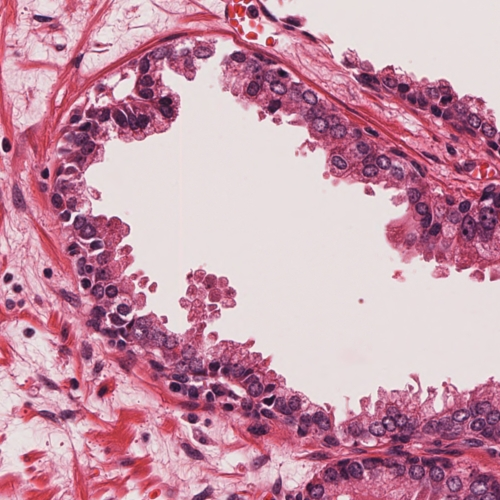
%> input picture Digital-Image-Processing-MATLAB/ts1.jpg, 500 x 500 px
$ octave Contrast_Stretching.m   (GNU Octave 9; MATLAB toolbox functions it lacks are replaced by stand-ins)
%> lines starting %> are read from the running program, lines starting %| are printed output that depends on the picture
% Contrast Stretching (Min-Max Normalization)
I = imread('ts1.jpg');
%> I is the input picture: size 500x500x3 uint8; mean R, G, B 201, 150.5, 170.3
G = rgb2gray(I);
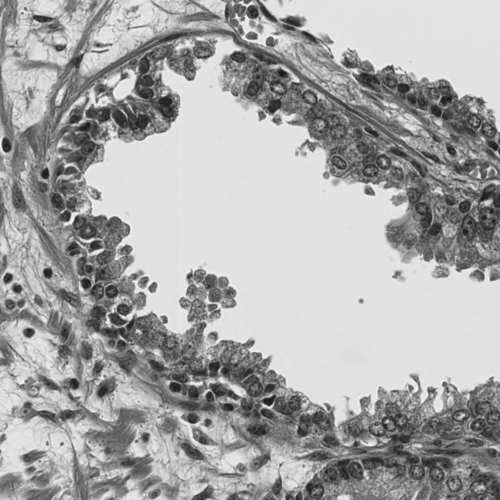
%> G: size 500x500 uint8; min 21, max 244, mean 167.9

Gd = im2double(G);
rmin = min(Gd(:));
%> rmin = 0.0824
rmax = max(Gd(:));
%> rmax = 0.957

S = (Gd - rmin) / max(eps, (rmax - rmin));
S8 = uint8(S * 255);

figure;
subplot(1,2,1);
imshow(G); title('Original Gray');

subplot(1,2,2);
imshow(S8); title('Contrast Stretched');

imwrite(S8, 'ContrastStretch.jpg');

$ run again, with Digital-Image-Processing-MATLAB/ts10.jpg copied over Digital-Image-Processing-MATLAB/ts1.jpg
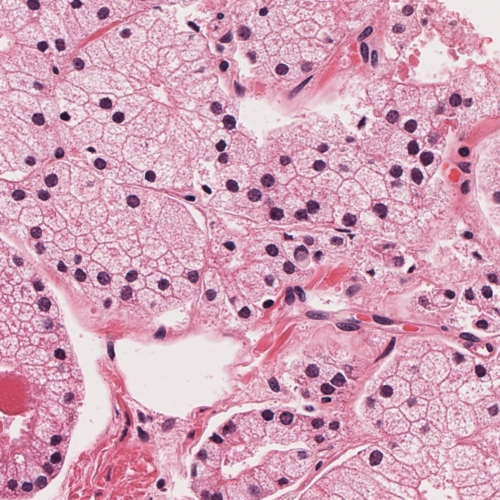
%> input picture Digital-Image-Processing-MATLAB/ts10.jpg, 500 x 500 px
%> I is the input picture: size 500x500x3 uint8; mean R, G, B 212, 162.6, 185.2
%> `G = rgb2gray(I);`:
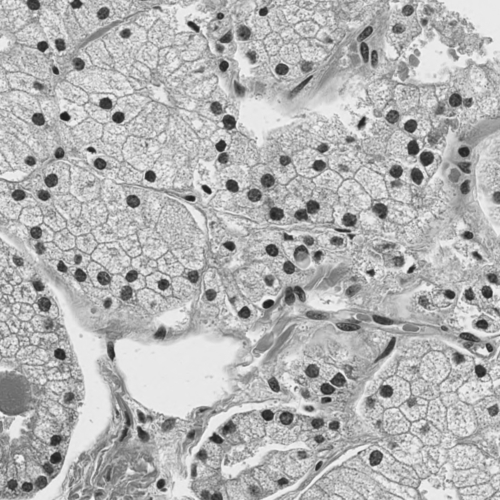
%> G: size 500x500 uint8; min 28, max 246, mean 180
%> rmin = 0.11
%> rmax = 0.965
%> `S = (Gd - rmin) / max(eps, (rmax - rmin));`:
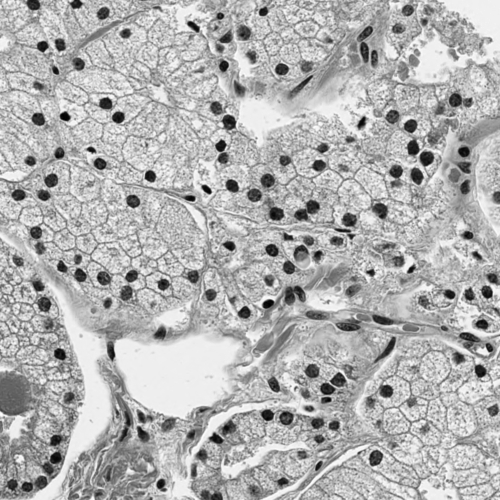
%> S: size 500x500 double; min 0, max 1, mean 0.697

$ run again, with Digital-Image-Processing-MATLAB/ttrrr.png saved as Digital-Image-Processing-MATLAB/ts1.jpg
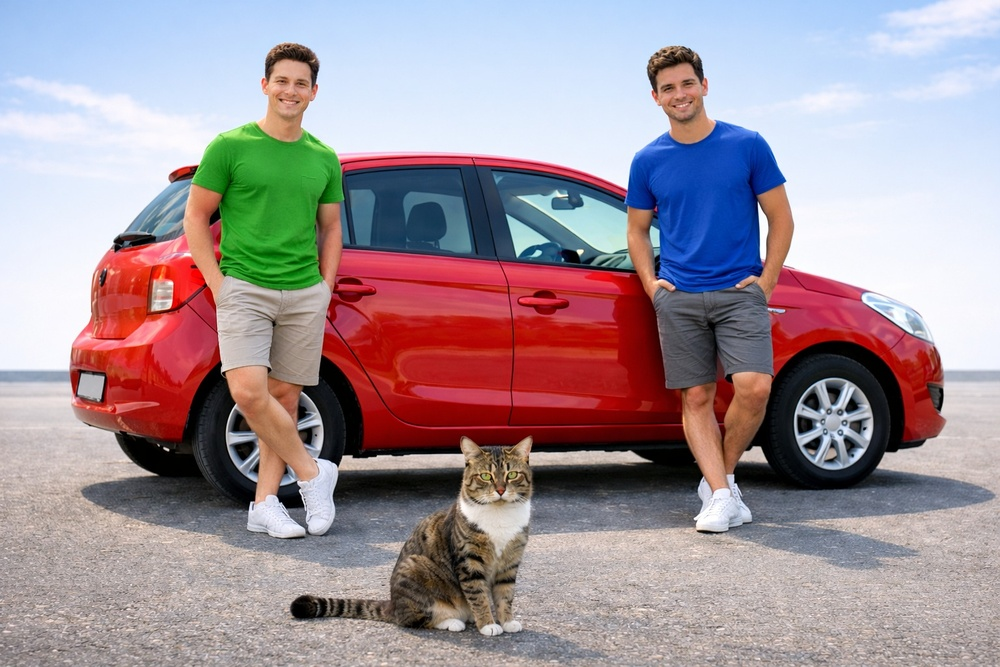
%> input picture Digital-Image-Processing-MATLAB/ttrrr.png, 1000 x 667 px, shrunk from 1536 x 1024 before the run
%> I is the input picture: size 667x1000x3 uint8; mean R, G, B 161.4, 146.1, 153
%> `G = rgb2gray(I);`:
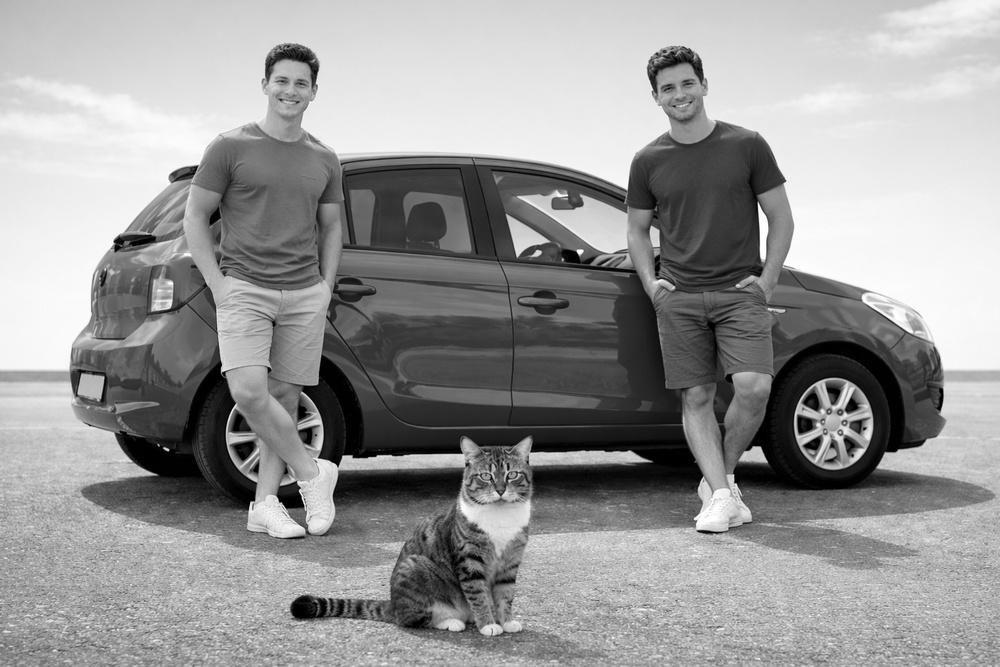
%> G: size 667x1000 uint8; min 0, max 255, mean 151.5
%> rmin = 0
%> rmax = 1
